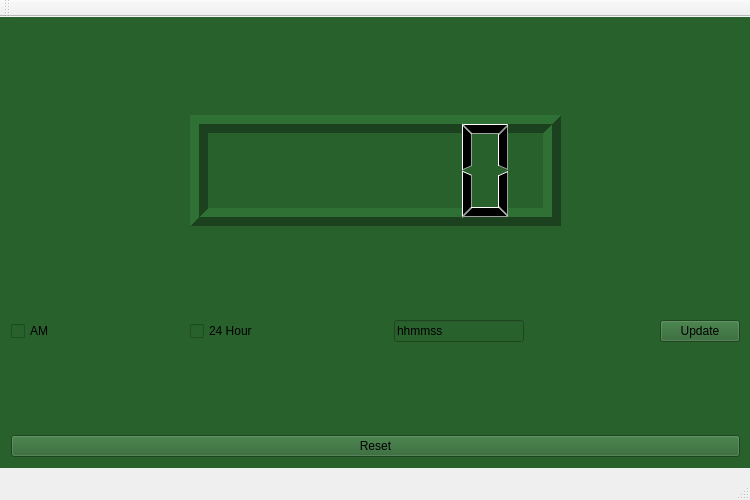
<?xml version="1.0" encoding="UTF-8"?>
<ui version="4.0">
 <class>MainWindow</class>
 <widget class="QMainWindow" name="MainWindow">
  <property name="geometry">
   <rect>
    <x>0</x>
    <y>0</y>
    <width>750</width>
    <height>500</height>
   </rect>
  </property>
  <property name="maximumSize">
   <size>
    <width>1000</width>
    <height>1000</height>
   </size>
  </property>
  <property name="windowTitle">
   <string>MainWindow</string>
  </property>
  <widget class="QWidget" name="centralWidget">
   <widget class="QFrame" name="frame">
    <property name="geometry">
     <rect>
      <x>0</x>
      <y>0</y>
      <width>751</width>
      <height>451</height>
     </rect>
    </property>
    <property name="styleSheet">
     <string notr="true">background-color: rgb(41, 97, 45);</string>
    </property>
    <layout class="QVBoxLayout" name="verticalLayout">
     <item>
      <spacer name="verticalSpacer">
       <property name="orientation">
        <enum>Qt::Vertical</enum>
       </property>
       <property name="sizeHint" stdset="0">
        <size>
         <width>20</width>
         <height>66</height>
        </size>
       </property>
      </spacer>
     </item>
     <item>
      <layout class="QHBoxLayout" name="horizontalLayout_2">
       <item>
        <spacer name="horizontalSpacer_4">
         <property name="orientation">
          <enum>Qt::Horizontal</enum>
         </property>
         <property name="sizeHint" stdset="0">
          <size>
           <width>40</width>
           <height>20</height>
          </size>
         </property>
        </spacer>
       </item>
       <item>
        <widget class="QLCDNumber" name="Display">
         <property name="enabled">
          <bool>true</bool>
         </property>
         <property name="minimumSize">
          <size>
           <width>371</width>
           <height>111</height>
          </size>
         </property>
         <property name="mouseTracking">
          <bool>false</bool>
         </property>
         <property name="toolTip">
          <string>&lt;html&gt;&lt;head/&gt;&lt;body&gt;&lt;p&gt;\&lt;/p&gt;&lt;/body&gt;&lt;/html&gt;</string>
         </property>
         <property name="frameShape">
          <enum>QFrame::Box</enum>
         </property>
         <property name="lineWidth">
          <number>9</number>
         </property>
         <property name="midLineWidth">
          <number>0</number>
         </property>
         <property name="smallDecimalPoint">
          <bool>false</bool>
         </property>
        </widget>
       </item>
       <item>
        <spacer name="horizontalSpacer_5">
         <property name="orientation">
          <enum>Qt::Horizontal</enum>
         </property>
         <property name="sizeHint" stdset="0">
          <size>
           <width>40</width>
           <height>20</height>
          </size>
         </property>
        </spacer>
       </item>
      </layout>
     </item>
     <item>
      <spacer name="verticalSpacer_2">
       <property name="orientation">
        <enum>Qt::Vertical</enum>
       </property>
       <property name="sizeHint" stdset="0">
        <size>
         <width>20</width>
         <height>66</height>
        </size>
       </property>
      </spacer>
     </item>
     <item>
      <layout class="QHBoxLayout" name="horizontalLayout">
       <item>
        <widget class="QCheckBox" name="am">
         <property name="text">
          <string>AM</string>
         </property>
        </widget>
       </item>
       <item>
        <spacer name="horizontalSpacer">
         <property name="orientation">
          <enum>Qt::Horizontal</enum>
         </property>
         <property name="sizeHint" stdset="0">
          <size>
           <width>40</width>
           <height>20</height>
          </size>
         </property>
        </spacer>
       </item>
       <item>
        <widget class="QCheckBox" name="mode">
         <property name="text">
          <string>24 Hour</string>
         </property>
        </widget>
       </item>
       <item>
        <spacer name="horizontalSpacer_2">
         <property name="orientation">
          <enum>Qt::Horizontal</enum>
         </property>
         <property name="sizeHint" stdset="0">
          <size>
           <width>40</width>
           <height>20</height>
          </size>
         </property>
        </spacer>
       </item>
       <item>
        <widget class="QLineEdit" name="timeEdit">
         <property name="text">
          <string>hhmmss</string>
         </property>
        </widget>
       </item>
       <item>
        <spacer name="horizontalSpacer_3">
         <property name="orientation">
          <enum>Qt::Horizontal</enum>
         </property>
         <property name="sizeHint" stdset="0">
          <size>
           <width>40</width>
           <height>20</height>
          </size>
         </property>
        </spacer>
       </item>
       <item>
        <widget class="QPushButton" name="update">
         <property name="text">
          <string>Update</string>
         </property>
        </widget>
       </item>
      </layout>
     </item>
     <item>
      <spacer name="verticalSpacer_3">
       <property name="orientation">
        <enum>Qt::Vertical</enum>
       </property>
       <property name="sizeHint" stdset="0">
        <size>
         <width>20</width>
         <height>66</height>
        </size>
       </property>
      </spacer>
     </item>
     <item>
      <widget class="QPushButton" name="reset">
       <property name="text">
        <string>Reset</string>
       </property>
      </widget>
     </item>
    </layout>
   </widget>
  </widget>
  <widget class="QMenuBar" name="menuBar">
   <property name="geometry">
    <rect>
     <x>0</x>
     <y>0</y>
     <width>750</width>
     <height>22</height>
    </rect>
   </property>
  </widget>
  <widget class="QToolBar" name="mainToolBar">
   <attribute name="toolBarArea">
    <enum>TopToolBarArea</enum>
   </attribute>
   <attribute name="toolBarBreak">
    <bool>false</bool>
   </attribute>
  </widget>
  <widget class="QStatusBar" name="statusBar"/>
 </widget>
 <layoutdefault spacing="6" margin="11"/>
 <resources/>
 <connections>
  <connection>
   <sender>reset</sender>
   <signal>clicked()</signal>
   <receiver>Display</receiver>
   <slot>setDecMode()</slot>
   <hints>
    <hint type="sourcelabel">
     <x>457</x>
     <y>237</y>
    </hint>
    <hint type="destinationlabel">
     <x>324</x>
     <y>137</y>
    </hint>
   </hints>
  </connection>
  <connection>
   <sender>timeEdit</sender>
   <signal>selectionChanged()</signal>
   <receiver>Display</receiver>
   <slot>setDecMode()</slot>
   <hints>
    <hint type="sourcelabel">
     <x>483</x>
     <y>150</y>
    </hint>
    <hint type="destinationlabel">
     <x>348</x>
     <y>115</y>
    </hint>
   </hints>
  </connection>
 </connections>
</ui>
